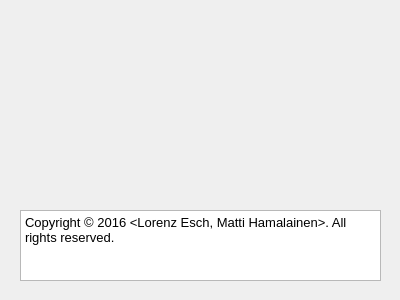
<?xml version="1.0" encoding="UTF-8"?>
<ui version="4.0">
 <class>NoiseReductionAboutWidgetClass</class>
 <widget class="QDialog" name="NoiseReductionAboutWidgetClass">
  <property name="geometry">
   <rect>
    <x>0</x>
    <y>0</y>
    <width>400</width>
    <height>300</height>
   </rect>
  </property>
  <property name="sizePolicy">
   <sizepolicy hsizetype="Fixed" vsizetype="Fixed">
    <horstretch>0</horstretch>
    <verstretch>0</verstretch>
   </sizepolicy>
  </property>
  <property name="minimumSize">
   <size>
    <width>400</width>
    <height>300</height>
   </size>
  </property>
  <property name="maximumSize">
   <size>
    <width>400</width>
    <height>300</height>
   </size>
  </property>
  <property name="windowTitle">
   <string>About Dummy Toolbox</string>
  </property>
  <widget class="QTextBrowser" name="textBrowser">
   <property name="geometry">
    <rect>
     <x>20</x>
     <y>210</y>
     <width>361</width>
     <height>71</height>
    </rect>
   </property>
   <property name="html">
    <string>&lt;!DOCTYPE HTML PUBLIC &quot;-//W3C//DTD HTML 4.0//EN&quot; &quot;http://www.w3.org/TR/REC-html40/strict.dtd&quot;&gt;
&lt;html&gt;&lt;head&gt;&lt;meta name=&quot;qrichtext&quot; content=&quot;1&quot; /&gt;&lt;style type=&quot;text/css&quot;&gt;
p, li { white-space: pre-wrap; }
&lt;/style&gt;&lt;/head&gt;&lt;body style=&quot; font-family:'MS Shell Dlg 2'; font-size:8.25pt; font-weight:400; font-style:normal;&quot;&gt;
&lt;table border=&quot;0&quot; style=&quot;-qt-table-type: root; margin-top:4px; margin-bottom:4px; margin-left:4px; margin-right:4px;&quot;&gt;
&lt;tr&gt;
&lt;td style=&quot;border: none;&quot;&gt;
&lt;p style=&quot; margin-top:0px; margin-bottom:0px; margin-left:0px; margin-right:0px; -qt-block-indent:0; text-indent:0px;&quot;&gt;&lt;span style=&quot; font-family:'Sans'; font-size:10pt;&quot;&gt;Copyright © 2016 &amp;lt;Lorenz Esch, Matti Hamalainen&amp;gt;. All rights reserved.&lt;/span&gt;&lt;/p&gt;&lt;/td&gt;&lt;/tr&gt;&lt;/table&gt;&lt;/body&gt;&lt;/html&gt;</string>
   </property>
  </widget>
 </widget>
 <layoutdefault spacing="6" margin="11"/>
 <resources/>
 <connections/>
</ui>
